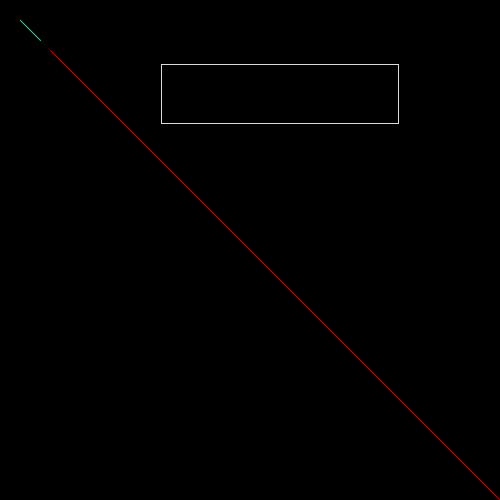
Frame 1 (no input)
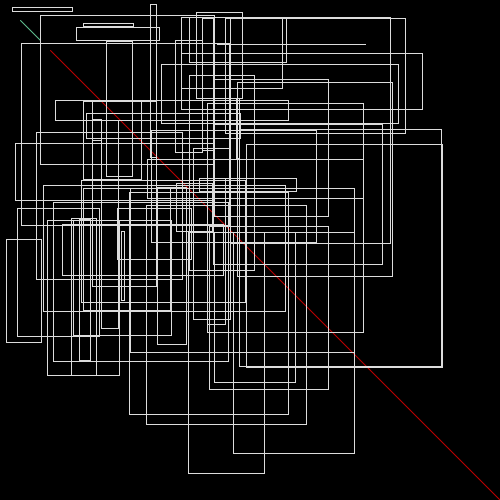
Frame 60 (the mouse pressed at the canvas centre just before this capture)
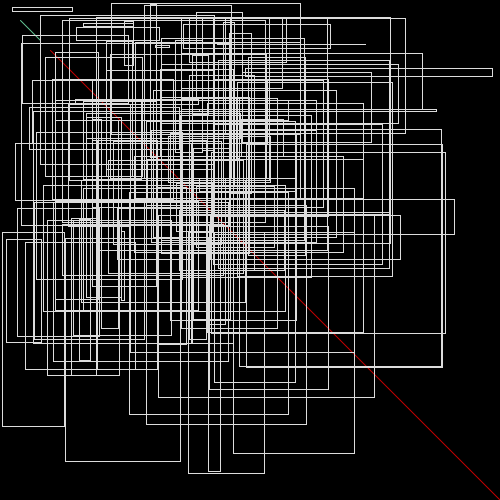
Frame 120 (the mouse held since frame 60 and released just before this capture)

The Processing sketch that drew these frames (run headless with seeded random() and noise(); from frame 60 on, the mouse is pressed at the canvas centre):

// Processing sketch: basic02myFirstDrawing
// ── basic02myFirstDrawing.pde
int x1, y1;
int x2, y2;
int value;

void setup() {
  size(500, 500);
  background(0);
  frameRate(20);
  //i'm a lonely line
  stroke(100, 200, 150);
  line(20, 20, 40, 40);
  //me too, I'm another lonley line
  stroke(200, 0, 0);
  line(50, 50, width, height);
}

void draw() {
  x1 = (int)random(0, width/2);
  y1 = (int)random(0, height/2);
  x2 = (int)random(0, width - (width/2));
  y2 = (int)random(0, height - (height/2));
  noFill();
  stroke(220);
  rect(x1, y1, x2, y2);
}

void keyPressed() {
  background(0);
  if (key == 'b') {
    println("oh, b");
  }
}
